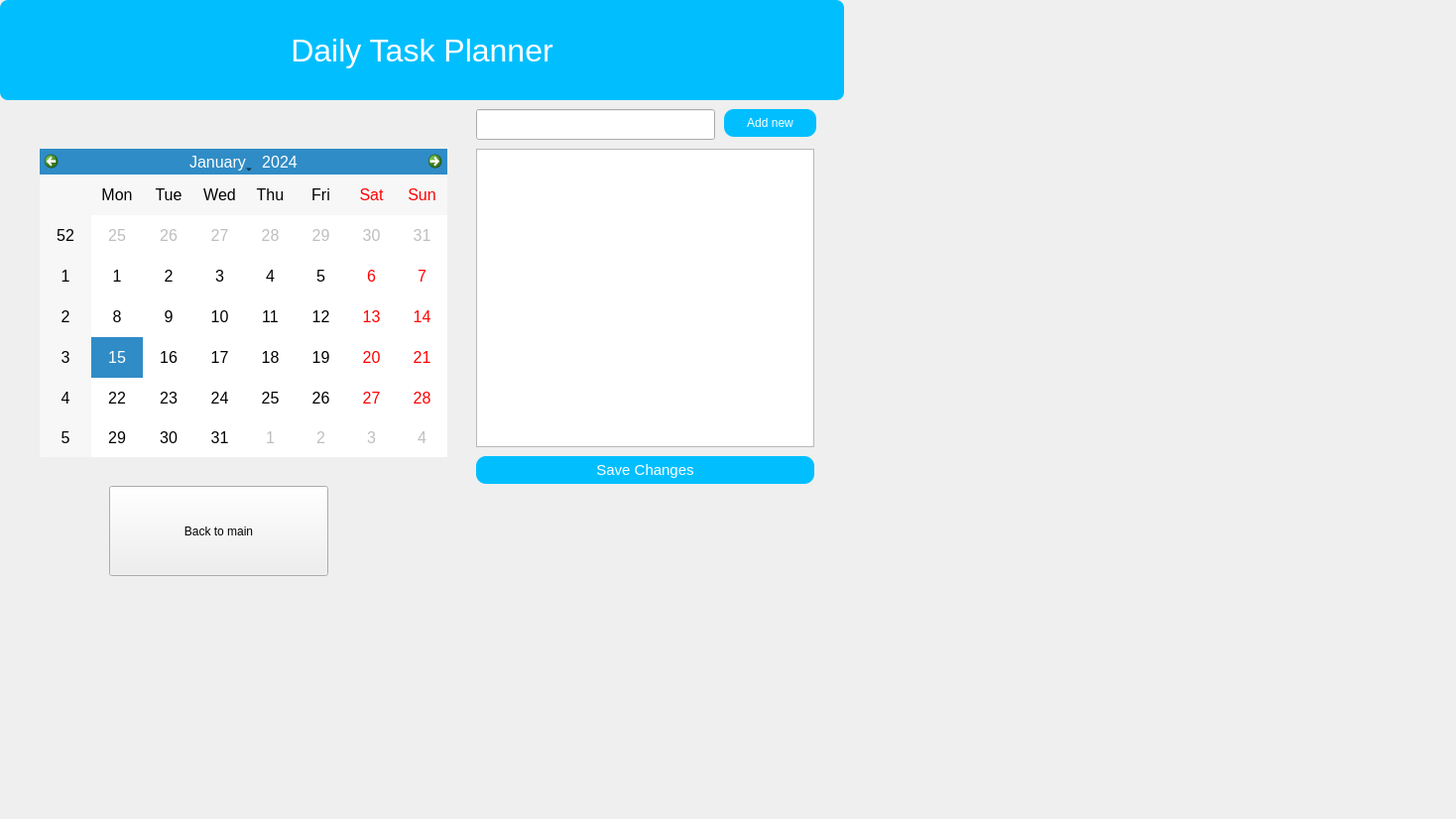
<?xml version="1.0" encoding="UTF-8"?>
<ui version="4.0">
 <class>Form</class>
 <widget class="QWidget" name="Form">
  <property name="geometry">
   <rect>
    <x>0</x>
    <y>0</y>
    <width>1468</width>
    <height>826</height>
   </rect>
  </property>
  <property name="windowTitle">
   <string>Form</string>
  </property>
  <widget class="QCalendarWidget" name="calendarWidget">
   <property name="geometry">
    <rect>
     <x>40</x>
     <y>150</y>
     <width>411</width>
     <height>311</height>
    </rect>
   </property>
   <property name="styleSheet">
    <string notr="true">font:12pt;</string>
   </property>
  </widget>
  <widget class="QListWidget" name="tasksListWidget">
   <property name="geometry">
    <rect>
     <x>480</x>
     <y>150</y>
     <width>341</width>
     <height>301</height>
    </rect>
   </property>
   <property name="styleSheet">
    <string notr="true">font:12pt;</string>
   </property>
  </widget>
  <widget class="QPushButton" name="saveButton">
   <property name="geometry">
    <rect>
     <x>480</x>
     <y>460</y>
     <width>341</width>
     <height>28</height>
    </rect>
   </property>
   <property name="styleSheet">
    <string notr="true">border-radius:10px;
background-color: #01BFFF;
color:white;
font:11pt;</string>
   </property>
   <property name="text">
    <string>Save Changes</string>
   </property>
  </widget>
  <widget class="QPushButton" name="addButton">
   <property name="geometry">
    <rect>
     <x>730</x>
     <y>110</y>
     <width>93</width>
     <height>28</height>
    </rect>
   </property>
   <property name="styleSheet">
    <string notr="true">border-radius:10px;
background-color: #01BFFF;
color:white;
</string>
   </property>
   <property name="text">
    <string>Add new</string>
   </property>
  </widget>
  <widget class="QLabel" name="label">
   <property name="geometry">
    <rect>
     <x>0</x>
     <y>0</y>
     <width>851</width>
     <height>101</height>
    </rect>
   </property>
   <property name="styleSheet">
    <string notr="true">font-size : 24pt;
background : #01BFFF;
color:white;
border-radius:8px;</string>
   </property>
   <property name="text">
    <string>Daily Task Planner</string>
   </property>
   <property name="alignment">
    <set>Qt::AlignCenter</set>
   </property>
  </widget>
  <widget class="QLineEdit" name="taskLineEdit">
   <property name="geometry">
    <rect>
     <x>480</x>
     <y>110</y>
     <width>241</width>
     <height>31</height>
    </rect>
   </property>
   <property name="styleSheet">
    <string notr="true">font:12pt;</string>
   </property>
  </widget>
  <widget class="QPushButton" name="back">
   <property name="geometry">
    <rect>
     <x>110</x>
     <y>490</y>
     <width>221</width>
     <height>91</height>
    </rect>
   </property>
   <property name="text">
    <string>Back to main</string>
   </property>
  </widget>
 </widget>
 <resources/>
 <connections/>
</ui>
